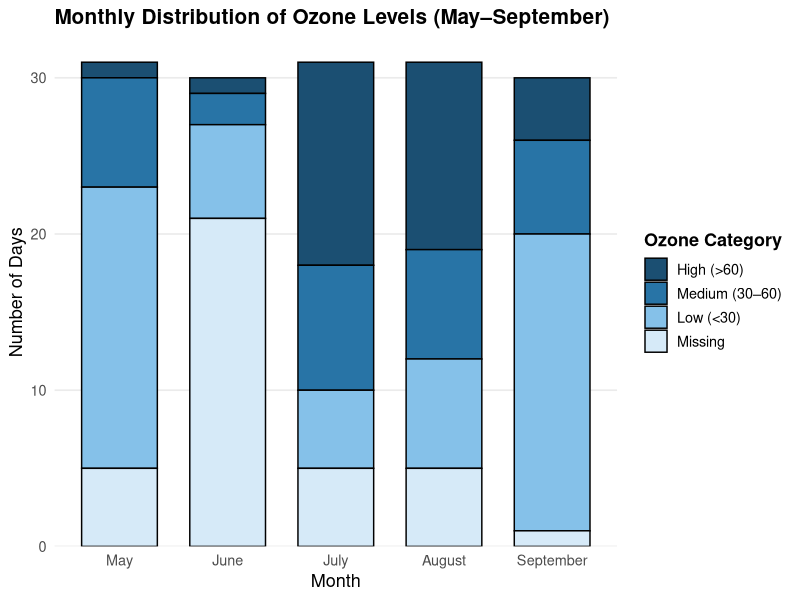
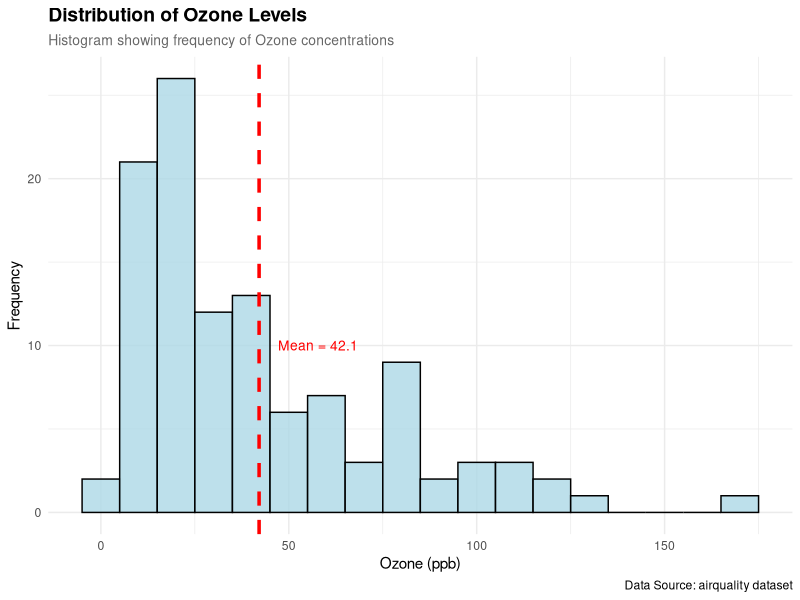
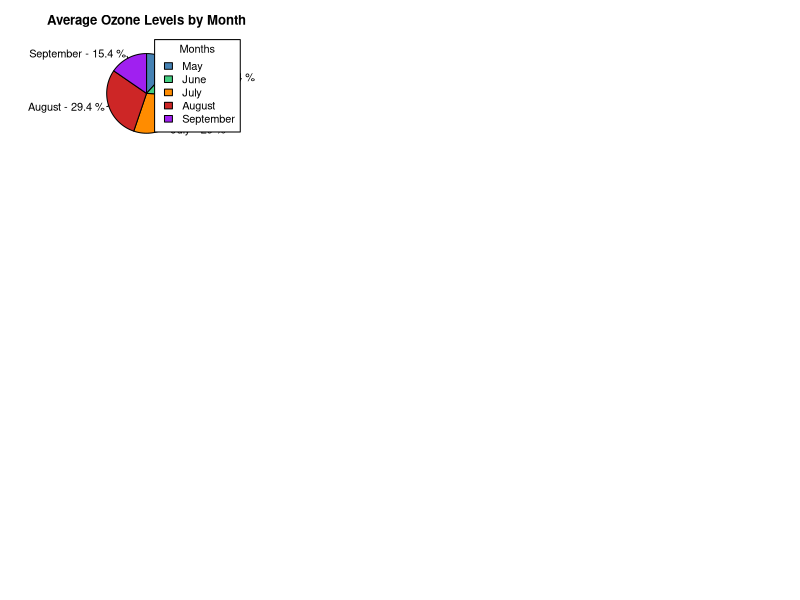
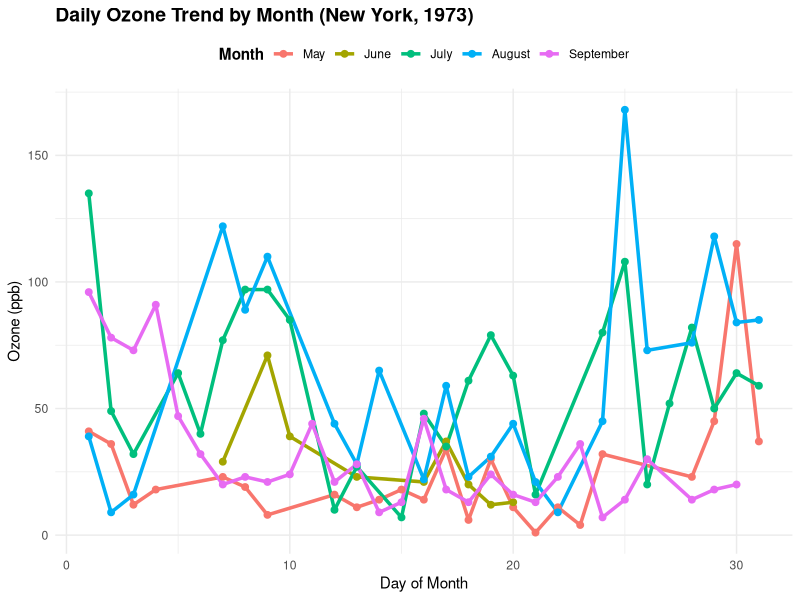
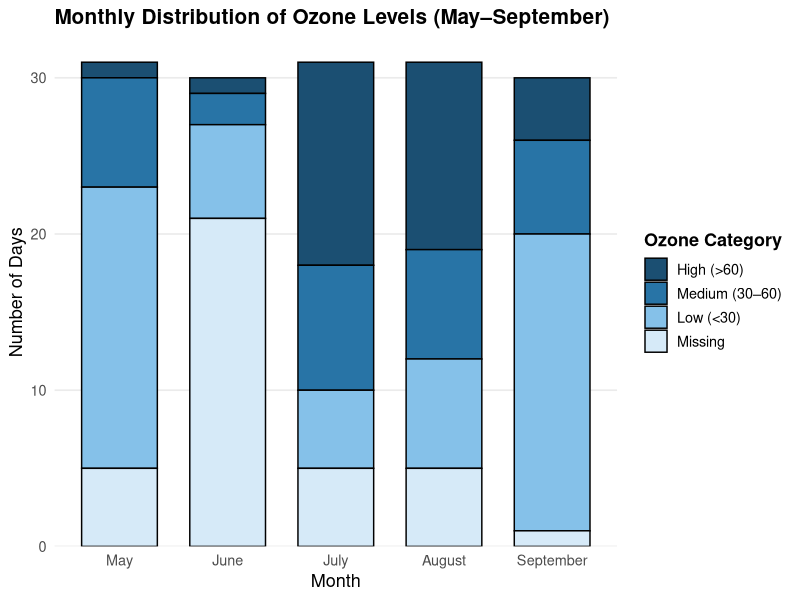
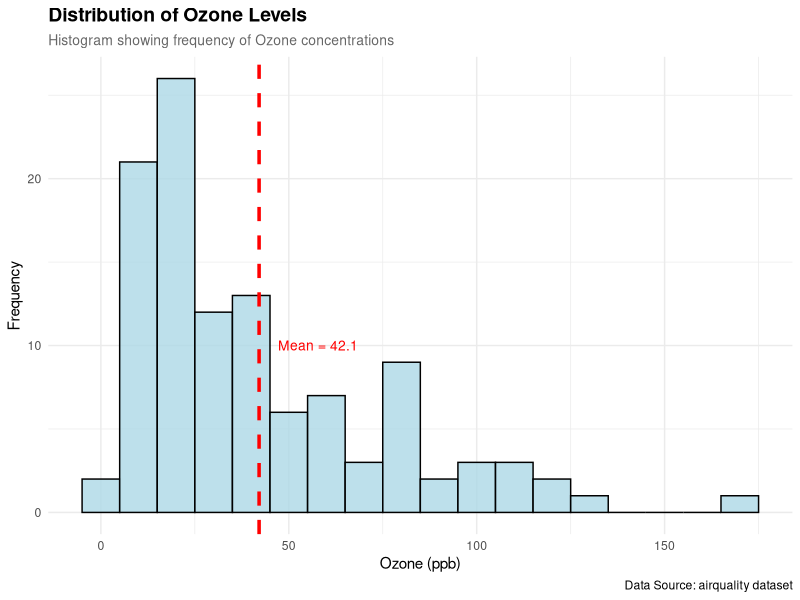
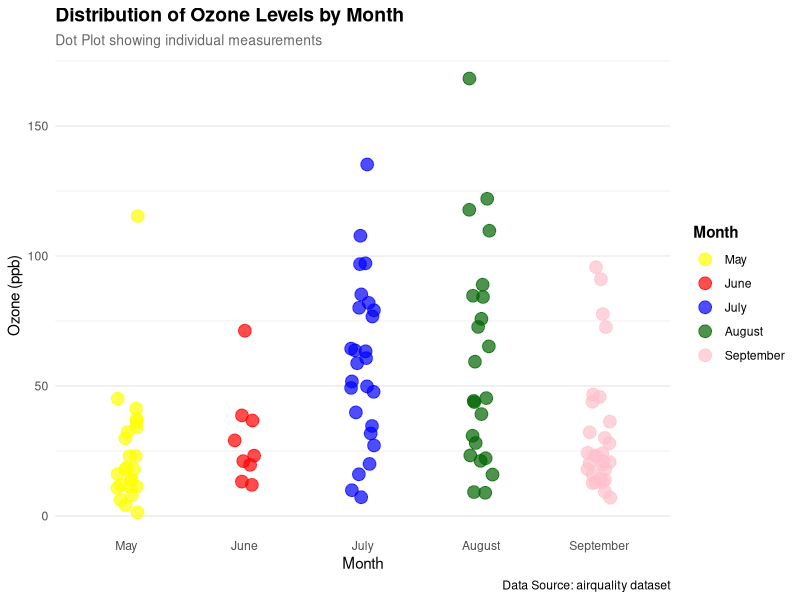
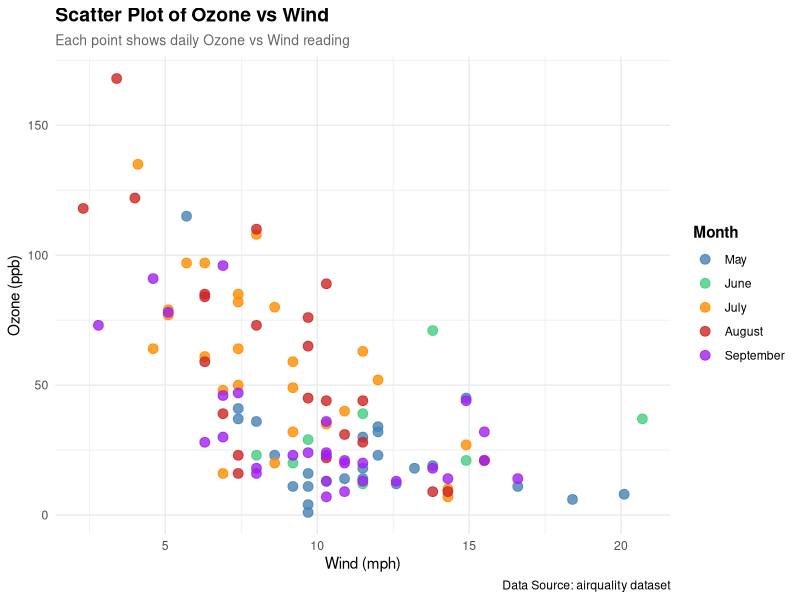

Here is the R script that generated these plots, in order:
# ====================================================================
# lab10_Data_Dynamo-s.R
# Collaborative R Visualization Project
# Dataset: airquality 
# Team Members:
# Esha Kambli 2301 - Pie Chart
# Deversh Shetgaonkar 2302 - Box Plot
# Sahil Gaonkar 2305 - Stacked Bar Chart
# Prabhanjan Halvegar 2306 - Line Chart
# Atharv Gawas 2313 - Dot Chart
# Aarchi Teli 2318 - Histogram
# Sarvadhnya Patil 2321 - Bar Chart
# Harsh Palyekar 2329 - Scatter Chart
# ====================================================================

# ====================================================================
# SECTION 0: SHARED SETUP (DO NOT MODIFY)
# ====================================================================
# Load dataset
data(airquality)

# Shared data preparation
air_data <- na.omit(airquality)
air_data$Month <- factor(air_data$Month,
                         levels = c(5, 6, 7, 8, 9),
                         labels = c("May", "June", "July", "August", "September"))

# Shared color palette
month_colors <- c("steelblue", "seagreen3", "darkorange", "firebrick3", "purple")

# ====================================================================
# SECTION 1: PIE CHART - Esha Kambli (2301)
# ====================================================================
plot_pie_chart <- function() {
  # Calculate average Ozone by Month (using shared air_data)
  avg_ozone <- tapply(air_data$Ozone, air_data$Month, mean)

  # Calculate percentage contribution
  percentages <- round(100 * avg_ozone / sum(avg_ozone), 1)

  # Labels for pie slices and legend
  pie_labels <- paste(names(avg_ozone), "-", percentages, "%")
  legend_labels <- names(avg_ozone)

  # Generate pie chart
  pie(
    avg_ozone,
    labels = pie_labels,
    main = "Average Ozone Levels by Month",
    col = month_colors,
    clockwise = TRUE
  )

  # Add legend
  legend(
    "topright",
    legend = legend_labels,
    fill = month_colors,
    title = "Months"
  )
 
  cat("Pie Chart section - Esha Kambli - Complete\n")
}

# ====================================================================
# SECTION 2: BAR CHART - Sarvadhnya Patil (2321)
# ====================================================================
plot_bar_chart <- function() {

# BAR PLOT — by Sarvadhnya (2321)
# Plot: Mean Ozone by Month (airquality dataset)

library(ggplot2)
library(dplyr)

# Load and clean data
data("airquality")
aq <- na.omit(airquality)

ozone_by_month <- aq %>%
  group_by(Month) %>%
  summarise(mean_ozone = mean(Ozone))

ozone_by_month$Month <- factor(ozone_by_month$Month,
                               labels = c("May", "Jun", "Jul", "Aug", "Sep"))

# Create the bar plot
bar_plot <- ggplot(ozone_by_month, aes(x = Month, y = mean_ozone, fill = Month)) +
  geom_bar(stat = "identity") +
  labs(title = "Mean Ozone Levels by Month",
       x = "Month",
       y = "Mean Ozone (ppb)",
       caption = "Data Source: airquality dataset") +
  theme_minimal() +
  theme(legend.position = "none")

# Save plot
if (!dir.exists("images")) dir.create("images")
ggsave("images/barplot_ozone_by_month.png", bar_plot, width = 7, height = 5, dpi = 300)

print("Bar plot created and saved to images/barplot_ozone_by_month.png")
  
  cat("Bar Chart section - Sarvadhnya Patil\n")
}


# ====================================================================
# SECTION 3: LINE CHART - Prabhanjan Halvegar (2306)
# ====================================================================

plot_line_chart <- function() {
  library(ggplot2)
  cat("Generating Line Chart (Ozone) - Prabhanjan Halvegar (2306)...\n")
  
  
  line_plot <- ggplot(air_data, aes(x = Day, y = Ozone, color = Month, group = Month)) +
    geom_line(linewidth = 1.2, na.rm = TRUE) +
    geom_point(size = 2, na.rm = TRUE) +
    labs(title = "Daily Ozone Trend by Month (New York, 1973)",
         x = "Day of Month", y = "Ozone (ppb)", color = "Month") +
    theme_minimal() +
    theme(plot.title = element_text(face = "bold", size = 14),
          legend.title = element_text(face = "bold"),
          legend.position = "top")
  
  if(!dir.exists("images")) dir.create("images")
  ggsave("images/linechart_ozone_trend.png", line_plot, width = 8, height = 5, dpi = 300)
  
  print(line_plot)
  cat("Line Chart saved as images/linechart_ozone_trend.png\n")
  cat("Line Chart section - Prabhanjhan Halvegar - Compelete\n")  
}

# ====================================================================
# SECTION 4: STACKED BAR CHART - Sahil Gaonkar (2305)
# ====================================================================

plot_stacked_bar <- function() {
  # Install & load required packages
  if (!require("ggplot2", quietly = TRUE)) install.packages("ggplot2"); library(ggplot2)
  if (!require("dplyr", quietly = TRUE)) install.packages("dplyr"); library(dplyr)

  # Load dataset
  data("airquality")
  df <- airquality

  # Keep only May–September
  df <- df %>% filter(Month >= 5 & Month <= 9)

  # Convert Month to factor for proper order
  df$Month <- factor(df$Month, levels = 5:9,
                     labels = c("May", "June", "July", "August", "September"))

  # Categorize Ozone levels as factor
  # Reverse the factor order for top-to-bottom stacking
  df <- df %>% mutate(
    Ozone_Level = case_when(
      is.na(Ozone) ~ "Missing",
      Ozone < 30   ~ "Low (<30)",
      Ozone <= 60  ~ "Medium (30–60)",
      TRUE         ~ "High (>60)"
    ),
    Ozone_Level = factor(Ozone_Level,
                         levels = c("High (>60)", "Medium (30–60)", "Low (<30)", "Missing"))
  )

  # Count days per month & ozone category
  stacked_data <- df %>%
    group_by(Month, Ozone_Level) %>%
    summarise(Days = n(), .groups = "drop")

  # Blue gradient colors (light → dark)
  ozone_colors <- c(
    "Missing" = "#D6EAF8",
    "Low (<30)" = "#85C1E9",
    "Medium (30–60)" = "#2874A6",
    "High (>60)" = "#1B4F72"
  ) 
    # Create stacked bar chart
  stacked_plot <- ggplot(stacked_data, aes(x = Month, y = Days, fill = Ozone_Level)) +
    geom_col(color = "black", width = 0.7) +
    scale_fill_manual(values = ozone_colors) +
    labs(title = "Monthly Distribution of Ozone Levels (May–September)",
         x = "Month", y = "Number of Days", fill = "Ozone Category") +
    theme_minimal(base_size = 13) +
    theme(plot.title = element_text(face = "bold", size = 15),
          legend.title = element_text(face = "bold"),
          panel.grid.minor = element_blank(),
          panel.grid.major.x = element_blank()) +
    scale_y_continuous(expand = expansion(mult = c(0, 0.05))) # optional: clean top spacing

  # Display plot
  print(stacked_plot)

  # Save plot as PNG
  if(!dir.exists("images")) dir.create("images")
  ggsave("images/stacked_bar_ozone_may_sep.png", stacked_plot,
         width = 8, height = 5, dpi = 300)

  cat("Stacked Bar Chart - Sahil Gaonkar - Complete\n")
  invisible(stacked_plot)



}
# Run the function
plot_stacked_bar()

# ====================================================================
# SECTION 5: HISTOGRAM - Aarchi Teli (2318)
# ====================================================================
plot_histogram <- function() {
  # Load required libraries (only if not already loaded)
  if (!require("ggplot2", quietly = TRUE)) {
    stop("ggplot2 package required. Please install it with: install.packages('ggplot2')")
  }
  
  # Simple message
  cat("Creating Histogram for Ozone Levels...\n")
  
  # Handle missing values and prepare data
  ozone_data <- na.omit(air_data$Ozone)
  
  # Calculate mean 
  avg_ozone <- mean(ozone_data)
  
  # Create the Histogram using ggplot2
  hist_plot <- ggplot(air_data, aes(x = Ozone)) +
    geom_histogram(
      binwidth = 10,                     # width of bins
      fill = "lightblue", 
      color = "black", 
      alpha = 0.8
    ) +
    geom_vline(aes(xintercept = avg_ozone), 
               color = "red", 
               linetype = "dashed", 
               size = 1.2) +
    labs(
      title = "Distribution of Ozone Levels",
      subtitle = "Histogram showing frequency of Ozone concentrations",
      x = "Ozone (ppb)",
      y = "Frequency",
      caption = "Data Source: airquality dataset"
    ) +
    annotate("text", x = avg_ozone + 5, y = 10, 
             label = paste("Mean =", round(avg_ozone, 1)), 
             color = "red", size = 3.5, hjust = 0) +
    theme_minimal() +
    theme(
      plot.title = element_text(face = "bold", size = 14),
      plot.subtitle = element_text(size = 10, color = "gray40")
    )
  
  # Display the plot
  print(hist_plot)
  
  # Save the histogram image 
  if (!dir.exists("images")) dir.create("images")
  ggsave("images/histogram_ozone.png", hist_plot, width = 8, height = 5, dpi = 300)
  
  cat("Histogram section - Aarchi Teli (2318) - Complete\n")
  
  invisible(hist_plot)
}

plot_histogram()


# ====================================================================
# SECTION 6: DOT CHART - Atharv Gawas (2313)
# ====================================================================
plot_dot_chart <- function() {
  # Load required libraries (only if not already loaded)
  if (!require("ggplot2", quietly = TRUE)) {
    stop("ggplot2 package required. Please install it with: install.packages('ggplot2')")
  }
  if (!require("dplyr", quietly = TRUE)) {
    stop("dplyr package required. Please install it with: install.packages('dplyr')")
  }
  
  # Prepare data: Get all ozone readings by month
  ozone_data <- air_data %>%
    select(Month, Ozone) %>%
    mutate(Month = factor(Month, levels = c("May", "June", "July", "August", "September")))
  
  # Create the dot plot with multiple points per month
  dot_plot <- ggplot(ozone_data, aes(x = Month, y = Ozone, color = Month)) +
    geom_point(size = 4, alpha = 0.7, position = position_jitter(width = 0.1, seed = 42)) +
    labs(title = "Distribution of Ozone Levels by Month",
         subtitle = "Dot Plot showing individual measurements",
         x = "Month",
         y = "Ozone (ppb)",
         color = "Month",
         caption = "Data Source: airquality dataset") +
    scale_color_manual(values = c("May" = "yellow", 
                                  "June" = "red", 
                                  "July" = "blue", 
                                  "August" = "darkgreen", 
                                  "September" = "pink")) +
    theme_minimal() +
    theme(plot.title = element_text(face = "bold", size = 14),
          plot.subtitle = element_text(size = 10, color = "gray40"),
          legend.position = "right",
          legend.title = element_text(face = "bold"),
          panel.grid.major.x = element_blank())
  
  # Display the plot
  print(dot_plot)
  
  # Save plot (optional - only saves when function is called individually)
  if (!dir.exists("images")) dir.create("images")
  ggsave("images/dotplot_ozone_by_month.png", dot_plot, width = 8, height = 5, dpi = 300)
  
  cat("Dot Chart section - Atharv Gawas (2313) - Complete\n")
  
  # Return the plot object invisibly for potential further use
  invisible(dot_plot)
}

# ====================================================================
# SECTION 7: SCATTER CHART - Harsh Palyekar (2329)
# ====================================================================

plot_scatter_chart <- function() {
  # Load required libraries
  if (!require("ggplot2", quietly = TRUE)) {
    install.packages("ggplot2")
    library(ggplot2)
  }

  # Create scatter plot: Ozone vs Wind, colored by Month
  scatter_plot <- ggplot(air_data, aes(x = Wind, y = Ozone, color = Month)) +
    geom_point(size = 3, alpha = 0.8) +
    labs(
      title = "Scatter Plot of Ozone vs Wind",
      subtitle = "Each point shows daily Ozone vs Wind reading",
      x = "Wind (mph)",
      y = "Ozone (ppb)",
      color = "Month",
      caption = "Data Source: airquality dataset"
    ) +
    scale_color_manual(values = month_colors) +
    theme_minimal() +
    theme(
      plot.title = element_text(face = "bold", size = 14),
      plot.subtitle = element_text(size = 10, color = "gray40"),
      legend.position = "right",
      legend.title = element_text(face = "bold")
    )

  # Display the plot in RStudio / Codespace Viewer
  print(scatter_plot)

  # Save the plot to images folder
  if (!dir.exists("images")) dir.create("images")
  file_path <- "images/scatter_ozone_wind_by_month.png"
  ggsave(file_path, scatter_plot, width = 8, height = 5, dpi = 300)

  # Print confirmation message
  cat("📁 Saved plot to:", file_path, "\n")
  cat("✅ Scatter Chart section - Harsh Palyekar (2329) - Complete\n")
}


# ====================================================================
# SECTION 8: BOX PLOT - Deversh Shetgaonkar (2302)
# ====================================================================
plot_box_plot <- function() {

  
  cat("Box Plot section - Deversh Shetgaonkar\n")
}

# ====================================================================
# MAIN EXECUTION: Run all plots
# ====================================================================
# Set up multi-panel layout for viewing all plots
par(mfrow = c(3, 3), mar = c(4, 4, 3, 2))

# Execute each plot function
plot_pie_chart()
plot_bar_chart()
plot_line_chart()
plot_stacked_bar()
plot_histogram()
plot_dot_chart()
plot_scatter_chart()
plot_box_plot()

# Reset layout
par(mfrow = c(1, 1))
